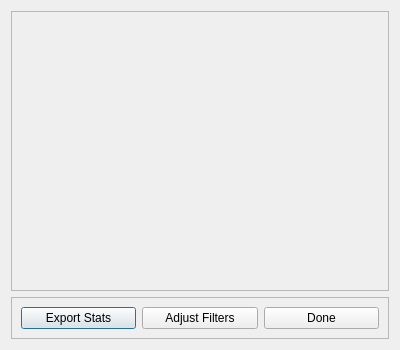
<?xml version="1.0" encoding="UTF-8"?>
<ui version="4.0">
 <class>DeckStats</class>
 <widget class="QDialog" name="DeckStats">
  <property name="geometry">
   <rect>
    <x>0</x>
    <y>0</y>
    <width>400</width>
    <height>350</height>
   </rect>
  </property>
  <property name="windowTitle">
   <string>Qute Deck Stats</string>
  </property>
  <layout class="QVBoxLayout" name="verticalLayout">
   <item>
    <widget class="QScrollArea" name="scrollArea">
     <property name="widgetResizable">
      <bool>true</bool>
     </property>
     <widget class="QWidget" name="scrollAreaWidgetContents">
      <property name="geometry">
       <rect>
        <x>0</x>
        <y>0</y>
        <width>380</width>
        <height>273</height>
       </rect>
      </property>
      <layout class="QHBoxLayout" name="horizontalLayout_2"/>
     </widget>
    </widget>
   </item>
   <item>
    <widget class="QFrame" name="frame">
     <property name="frameShape">
      <enum>QFrame::StyledPanel</enum>
     </property>
     <property name="frameShadow">
      <enum>QFrame::Raised</enum>
     </property>
     <layout class="QHBoxLayout" name="horizontalLayout">
      <item>
       <widget class="QPushButton" name="exportStatsButton">
        <property name="text">
         <string>Export Stats</string>
        </property>
       </widget>
      </item>
      <item>
       <widget class="QPushButton" name="adjustFiltersButton">
        <property name="enabled">
         <bool>true</bool>
        </property>
        <property name="text">
         <string>Adjust Filters</string>
        </property>
       </widget>
      </item>
      <item>
       <widget class="QPushButton" name="cancelButton">
        <property name="text">
         <string>Done</string>
        </property>
       </widget>
      </item>
     </layout>
    </widget>
   </item>
  </layout>
 </widget>
 <resources/>
 <connections/>
</ui>
